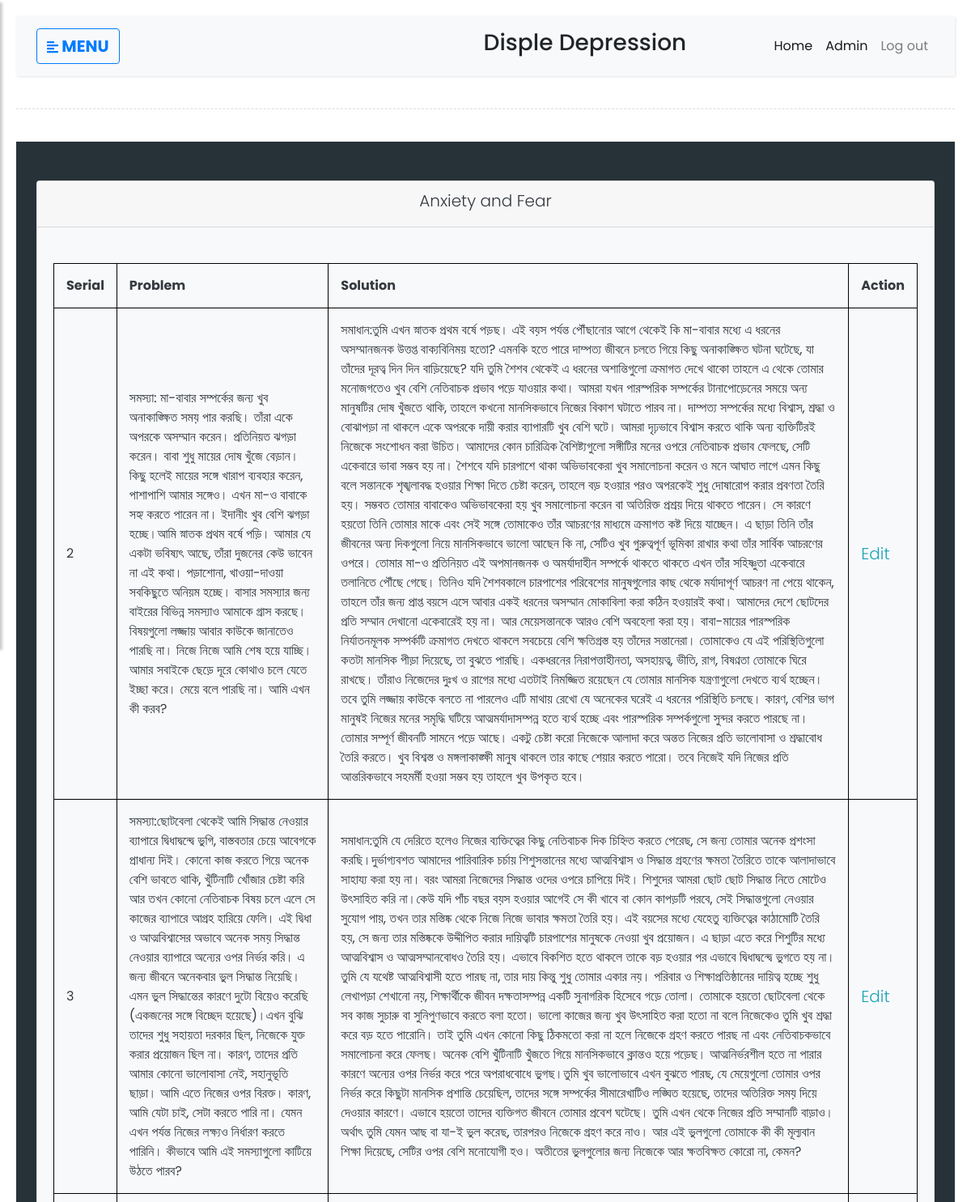
The app's page /admin/showf.php (signed in, upper part) with its own data.
### tables this page shows
CREATE TABLE `story` (
  `id` int(11) NOT NULL,
  `tit` varchar(400) NOT NULL,
  `problem` varchar(1500) NOT NULL,
  `solution` varchar(5000) NOT NULL
);

### admin/database1.php (called while the page is built, shortened)
<?php
class Database{
  public $host = DB_HOST;
  public $user = DB_USER;
  public $pass = DB_PASS;
  public $dbname = DB_NAME;
  public $link;
  private function connectDB(){
    $this->link = new mysqli (  $this->host,  $this->user,  $this->pass,  $this->dbname);
    $this->link->set_charset("utf8");
  }
  public function select($query){
    $result = $this->link->query($query) or die ($this->link->error.__LINE__);
    if($result->num_rows > 0){
      return $result;
    }else {
      return false;
    }
  }
}
 ?>

### admin/showf.php (the view, shortened to what this page needs)
<?php include 'database1.php';?>
<?php
$db = new Database();
$query = "SELECT * FROM story";
$read =$db->select($query);
?>
<!DOCTYPE html>
<html>
<head>
     <?php include_once("head1.php"); ?>
</head>
<body>
    <div class="wrapper">
        <div id="content">
 <?php include_once("adminnav2.php"); ?>
            <div class="line"></div>
<section id="contact" class="py-5  text-dark " style="background-color:#263238;">
  <div class="container">
    <div class="row">
     <div class="col-md-12">
      <div class="card" style="background-color:">
        <div class="card-header text-center">
          <h3 class="lead">Anxiety and Fear</h3>
  </div>
        <div class="card-body text-dark bg-light">
          <div class="row mt-4">
          <div class="col-md-12">
           <table style="width:100%">
  <tr>
    <th>Serial</th>
    <th>Problem</th>
    <th>Solution</th>
    <th>Action</th>
  </tr>
  <?php if($read) { ?>
    <?php while ($row = $read->fetch_assoc()) { ?>
  <tr>
    <td><?php echo $row['id'];?></td>
    <td><?php echo $row['problem'];?></td>
    <td><?php echo $row['solution'];?></td>
    <td> <a class="lead btn-outline-info" href="update.php?id=<?php echo urlencode($row['id']);?>">Edit</a></td>
  </tr>
  <?php } ?>
  <?php } else { ?>
    <p>Data is not available</p>
    <?php } ?>
  </table>
          </div>
        </div>
      </div>
     </div>
   </div>
 </div>
</div>
     </section>
        </div>
    </div>
</body>
</html>

### admin/style3.css (style rules this page uses)
body { font-family: 'Poppins', sans-serif; background-color:green; }
a, a:hover, a:focus { color: inherit; text-decoration: none; transition: all 0.3s; }
.line { width: 100%; height: 1px; border-bottom: 1px dashed #ddd; margin: 40px 0; }
#content { width: 100%; padding: 20px; min-height: 100vh; transition: all 0.3s; position: absolute; top: 0; right: 0; }
:root { --input-padding-x: 1.5rem; --input-padding-y: .75rem; }
body { background: #9CECFB; background: -webkit-linear-gradient(to right, #0052D4, #65C7F7, #9CECFB); background: linear-gradient(to right, #0052D4, #65C7F7, #9CECFB); }

### admin/head1.php (style rules this page uses)
table, th, td { border: 1px solid black; border-collapse: collapse; }
th, td { padding: 15px; text-align: left; }

### records on screen
story: id "2", problem "সমস্যা: মা-বাবার সম্পর্কের জন্য খুব অনাকাঙ্ক্ষিত সময় পার করছি। তাঁরা একে অপরকে অসম্মান করেন। প্রতিনিয়ত ঝগড়া করেন। বাবা শুধু মায়ের দোষ খুঁজে বেড়ান। কিছু হলেই মায়ের সঙ্গে খারাপ ব্যবহার করেন, পাশাপাশি আমার সঙ্গেও। এখন মা-ও বাবাকে সহ্য করতে পারেন না। ইদানীং খুব বেশি ঝগড়া হচ্ছে।আমি স্নাতক প্রথম বর্ষে পড়ি। আমার যে একটা ভবিষ্যৎ আছে, তাঁরা দুজনের কেউ ভাবেন না এই কথা। পড়াশোনা, খাওয়া-দাওয়া সবকিছুতে অনিয়ম হচ্ছে। বাসার সমস্যার জন্য বাইরের বিভিন্ন সমস্যাও আমাকে গ্রাস করছে। বিষয়গুলো লজ্জায় আবার কাউকে জানাতেও পারছি না। নিজে নিজে আমি শেষ হয়ে যাচ্ছি। আমার সবাইকে ছেড়ে দূরে কোথাও চলে যেতে ইচ্ছা করে। মেয়ে বলে পারছি না। আমি এখন কী করব?", solution "সমাধান:তুমি এখন স্নাতক প্রথম বর্ষে পড়ছ। এই বয়স পর্যন্ত পৌঁছানোর আগে থেকেই কি মা-বাবার মধ্যে এ ধরনের অসম্মানজনক উত্তপ্ত বাক্যবিনিময় হতো? এমনকি হতে পারে দাম্পত্য জীবনে চলতে গিয়ে কিছু অনাকাঙ্ক্ষিত ঘটনা ঘটেছে, যা তাঁদের দূরত্ব দিন দিন বাড়িয়েছে? যদি তুমি শৈশব থেকেই এ ধরনের অশান্তিগুলো ক্রমাগত দেখে থাকো তাহলে এ থেকে তোমার মনোজগতেও খুব বেশি নেতিবাচক প্রভাব পড়ে যাওয়ার কথা। আমরা যখন পারস্পরিক সম্পর্কের টানাপোড়েনের সময়ে অন্য মানুষটির দোষ খুঁজতে থাকি, তাহলে কখনো মানসিকভাবে নিজের বিকাশ ঘটাতে পারব না। দাম্পত্য সম্পর্কের মধ্যে বিশ্বাস, শ্রদ্ধা ও বোঝাপড়া না থাকলে একে অপরকে দায়ী করার ব্যাপারটি খুব বেশি ঘটে। আমরা দৃঢ়ভাবে বিশ্বাস করতে থাকি অন্য ব্যক্তিটিরই নিজেকে সংশোধন করা উচিত। আমাদের কোন চারিত্রিক…"
story: id "3", problem "সমস্যা:ছোটবেলা থেকেই আমি সিদ্ধান্ত নেওয়ার ব্যাপারে দ্বিধাদ্বন্দ্বে ভুগি, বাস্তবতার চেয়ে আবেগকে প্রাধান্য দিই। কোনো কাজ করতে গিয়ে অনেক বেশি ভাবতে থাকি, খুঁটিনাটি খোঁজার চেষ্টা করি আর তখন কোনো নেতিবাচক বিষয় চলে এলে সে কাজের ব্যাপারে আগ্রহ হারিয়ে ফেলি। এই দ্বিধা ও আত্মবিশ্বাসের অভাবে অনেক সময় সিদ্ধান্ত নেওয়ার ব্যাপারে অন্যের ওপর নির্ভর করি। এ জন্য জীবনে অনেকবার ভুল সিদ্ধান্ত নিয়েছি। এমন ভুল সিদ্ধান্তের কারণে দুটো বিয়েও করেছি (একজনের সঙ্গে বিচ্ছেদ হয়েছে)।এখন বুঝি তাদের শুধু সহায়তা দরকার ছিল, নিজেকে যুক্ত করার প্রয়োজন ছিল না। কারণ, তাদের প্রতি আমার কোনো ভালোবাসা নেই, সহানুভূতি ছাড়া। আমি এতে নিজের ওপর বিরক্ত। কারণ, আমি যেটা চাই, সেটা করতে পারি না। যেমন এখন পর্যন্ত নিজের লক্ষ্যও নির্ধারণ করতে…", solution "সমাধান:তুমি যে দেরিতে হলেও নিজের ব্যক্তিত্বের কিছু নেতিবাচক দিক চিহ্নিত করতে পেরেছ, সে জন্য তোমার অনেক প্রশংসা করছি।দুর্ভাগ্যবশত আমাদের পারিবারিক চর্চায় শিশুসন্তানের মধ্যে আত্মবিশ্বাস ও সিদ্ধান্ত গ্রহণের ক্ষমতা তৈরিতে তাকে আলাদাভাবে সাহায্য করা হয় না। বরং আমরা নিজেদের সিদ্ধান্ত ওদের ওপরে চাপিয়ে দিই। শিশুদের আমরা ছোট ছোট সিদ্ধান্ত নিতে মোটেও উৎসাহিত করি না।কেউ যদি পাঁচ বছর বয়স হওয়ার আগেই সে কী খাবে বা কোন কাপড়টি পরবে, সেই সিদ্ধান্তগুলো নেওয়ার সুযোগ পায়, তখন তার মস্তিষ্ক থেকে নিজে নিজে ভাবার ক্ষমতা তৈরি হয়। এই বয়সের মধ্যে যেহেতু ব্যক্তিত্বের কাঠামোটি তৈরি হয়, সে জন্য তার মস্তিষ্ককে উদ্দীপিত করার দায়িত্বটি চারপাশের মানুষকে নেওয়া খুব প্রয়োজন। এ ছাড়া এতে করে শিশুটির মধ্যে আত্মবিশ্বাস ও…"
